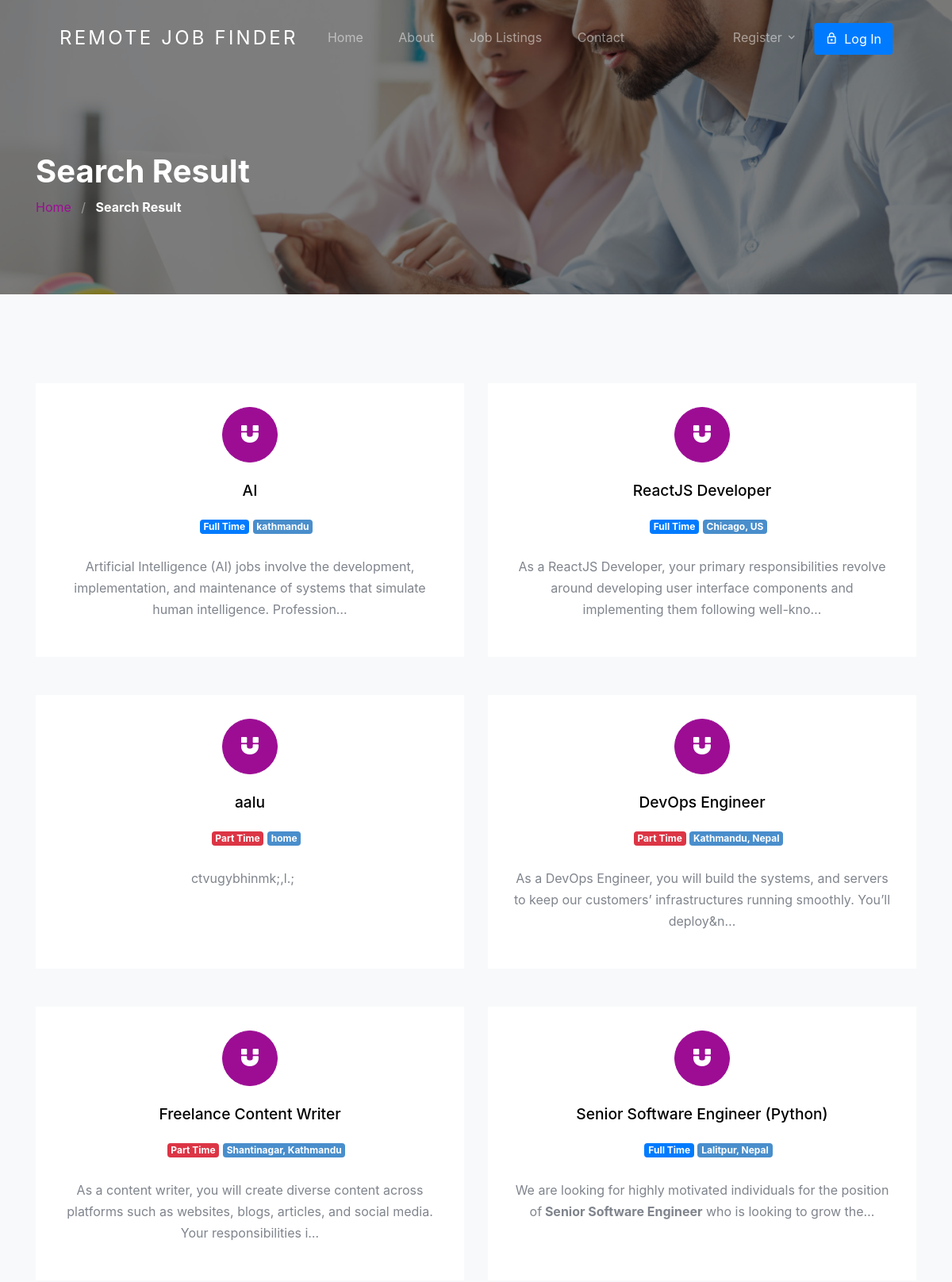
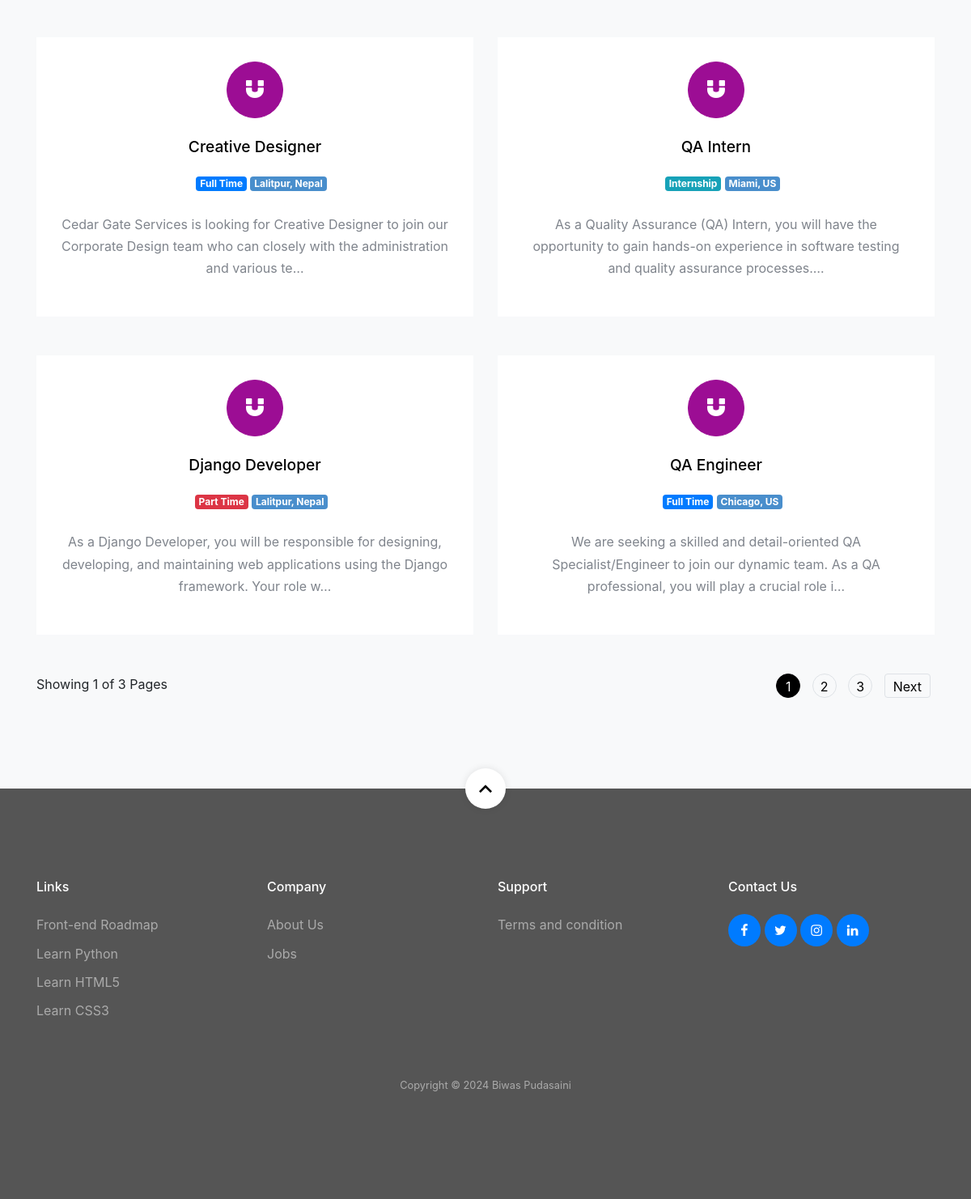
Page /result/ on the committed database (2 pictures, top to bottom).
### jobapp/models.py (models this page shows, shortened)
class Job(models.Model):
    user = models.ForeignKey(User, related_name='User', on_delete=models.CASCADE)
    title = models.CharField(max_length=300)
    description = RichTextField()
    tags = TaggableManager()
    location = models.CharField(max_length=300)
    job_type = models.CharField(choices=JOB_TYPE, max_length=1)
    category = models.ForeignKey(Category,related_name='Category', on_delete=models.CASCADE)
    salary = models.CharField(max_length=30, blank=True)
    company_name = models.CharField(max_length=300)
    company_description = RichTextField(blank=True, null=True)
    url = models.URLField(max_length=200)
    last_date = models.DateField()
    is_published = models.BooleanField(default=False)
    is_closed = models.BooleanField(default=False)
    timestamp = models.DateTimeField(auto_now=True)

### jobapp/views.py (the view)
# urls.py: path('result/', views.search_result_view, name='search_result'),
def search_result_view(request):
    job_list = Job.objects.order_by('-timestamp')
    if 'job_title_or_company_name' in request.GET:
        job_title_or_company_name = request.GET['job_title_or_company_name']
        if job_title_or_company_name:
            job_list = job_list.filter(title__icontains=job_title_or_company_name) | job_list.filter(
                company_name__icontains=job_title_or_company_name)
    if 'location' in request.GET:
        location = request.GET['location']
        if location:
            job_list = job_list.filter(location__icontains=location)
    if 'job_type' in request.GET:
        job_type = request.GET['job_type']
        if job_type:
            job_list = job_list.filter(job_type__iexact=job_type)
    paginator = Paginator(job_list, 10)
    page_number = request.GET.get('page')
    page_obj = paginator.get_page(page_number)
    no_results = not page_obj.object_list.exists()
    context = {
        'page_obj': page_obj,
        'no_results': no_results,  # Update the flag to check page_obj instead of job_list
    }
    return render(request, 'jobapp/result.html', context)

### template/jobapp/result.html (shortened to what this page needs)
{% extends 'base.html' %}
{% load static %}
{% block content %}
<section class="section-hero overlay inner-page bg-image" style="background-image: url('{% static 'images/bgrr.jpg' %}');" id="home-section">
  <div class="container">
    <div class="row">
      <div class="col-md-7">
        <h1 class="text-white font-weight-bold">Search Result</h1>
        <div class="custom-breadcrumbs">
          <a href="{% url 'jobapp:home' %}">Home</a> <span class="mx-2 slash">/</span>
          <span class="text-white"><strong>Search Result</strong></span>
        </div>
      </div>
    </div>
  </div>
</section>
<section id="ajax_listing_paginattion" class="site-section services-section bg-light block__62849" id="next-section">
  <div class="container">
    <div class="row">
      {% for job in page_obj %}
        <div class="col-6 col-md-6 col-lg-6 mb-4 mb-lg-5">
          <a href="{% url 'jobapp:single-job' job.id %}" class="block__16443 min-h text-center d-block">
            <span class="custom-icon mx-auto"><span class="icon-magnet d-block"></span></span>
            <h3>{{ job.title }}</h3>
            <ul class="job-listing-meta list-unstyled pl-3 mb-0">
              <li class="menu-fix mb-2">
                {% if job.job_type == '1' %}
                  <span class="badge badge-primary">Full Time</span>
                {% elif job.job_type == '2' %}
                  <span class="badge badge-danger">Part Time</span>
                {% else %}
                  <span class="badge badge-info">Internship</span>
                {% endif %}
              </li>
              <li class="badge badge-secondary menu-fix mb-2"> {{ job.location }}</li>
            </ul>
            <p>{{ job.description | safe | truncatechars:150}}</p>
          </a>
        </div>
      {% endfor %}
    </div>
    {% include 'jobapp/paginator.html' %}
  </div>
</section>
{% endblock content %}

### static/css/style.css (style rules this page uses)
body { font-weight: 400; font-size: 1rem; line-height: 1.7; position: relative; }
body:after { content: ""; position: absolute; top: 0; left: 0; right: 0; bottom: 0; background: rgba(0, 0, 0, 0.7); z-index: 100; opacity: 0; visibility: hidden; -webkit-transition: .3s all ease; -o-transition: .3s all ease; transition: .3s all ease; }
h1, h2, h3, h4 { color: #000; }
.site-section { padding-top: 7rem; padding-bottom: 7rem; position: relative; z-index: 2; }
.bg-image { background-size: cover; background-position: center center; background-repeat: no-repeat; }
.custom-breadcrumbs a { color: #9c0d94; }
.custom-breadcrumbs .slash { color: rgba(255, 255, 255, 0.4); }
.section-hero, .section-hero > .container > .row { height: 100vh; min-height: 900px; }
.section-hero.inner-page, .section-hero.inner-page > .container > .row { height: auto; min-height: auto; padding-top: 6em; padding-bottom: 3em; }
.section-hero.overlay, .section-hero.overlay-2 { position: relative; }
.section-hero.overlay:before, .section-hero.overlay-2:before { z-index: 1; position: absolute; content: ""; top: 0; left: 0; right: 0; bottom: 0; background: rgba(0, 0, 0, 0.5); }
.section-hero > .container { z-index: 2; position: relative; }
.block__62849 .block__16443 { background: #fff; padding: 30px; -webkit-transition: .3s all ease; -o-transition: .3s all ease; transition: .3s all ease; top: 0; position: relative; text-decoration: none; }
.block__62849 .block__16443 .custom-icon { display: block; position: relative; width: 70px; height: 70px; border-radius: 50%; border: 1px solid #9c0d94; background: #9c0d94; margin-bottom: 1.5rem; -webkit-transition: .3s all ease; -o-transition: .3s all ease; transition: .3s all ease; }
.block__62849 .block__16443 .custom-icon:before { display: none; border-radius: 50%; position: absolute; left: 50%; top: 50%; -webkit-transform: translate(-50%, -50%); -ms-transform: translate(-50%, -50%); transform: translate(-50%, -50%); content: ""; width: 90px; height: 90px; border: 1px solid rgba(137, 186, 22, 0.2); }
.block__62849 .block__16443 [class^="icon-"], .block__62849 .block__16443 [class^="flaticon-"] { font-size: 1.6rem; color: #fff; position: absolute; top: 50%; left: 50%; -webkit-transform: translate(-50%, -50%); -ms-transform: translate(-50%, -50%); transform: translate(-50%, -50%); -webkit-transition: 0.3s all cubic-bezier(0.66, 0.2, 0.48, 0.9); -o-transition: 0.3s all cubic-bezier(0.66, 0.2, 0.48, 0.9); transition: 0.3s all cubic-bezier(0.66, 0.2, 0.48, 0.9); }
.block__62849 .block__16443 h3 { font-size: 1.2rem; margin-bottom: 1.2rem; }
.block__62849 .block__16443 p { color: #7f848c; }
.min-h { min-height: 100%; }
.menu-fix { display: inline-block }
.badge-primary { color: #fff; }
.badge-secondary { color: #fff; background-color: #498ecc; }

### rows in the picture
Job: title "AI", job_type "Full Time", location "kathmandu", description "Artificial Intelligence (AI) jobs involve the development, implementation, and maintenance of systems that simulate human intelligence. Profession…"
Job: title "ReactJS Developer", job_type "Full Time", location "Chicago, US", description "As a ReactJS Developer, your primary responsibilities revolve around developing user interface components and implementing them following well-kno…"
Job: title "aalu", job_type "Part Time", location "home", description "ctvugybhinmk;,l.;"
Job: title "DevOps Engineer", job_type "Part Time", location "Kathmandu, Nepal", description "As a DevOps Engineer, you will build the systems, and servers to keep our customers’ infrastructures running smoothly. You’ll deploy&n…"
Job: title "Freelance Content Writer", job_type "Part Time", location "Shantinagar, Kathmandu", description "As a content writer, you will create diverse content across platforms such as websites, blogs, articles, and social media. Your responsibilities i…"
Job: title "Senior Software Engineer (Python)", job_type "Full Time", location "Lalitpur, Nepal", description "We are looking for highly motivated individuals for the position of Senior Software Engineer who is looking to grow the…"
Job: title "Creative Designer", job_type "Full Time", location "Lalitpur, Nepal", description "Cedar Gate Services is looking for Creative Designer to join our Corporate Design team who can closely with the administration and various te…"
Job: title "QA Intern", job_type "Internship", location "Miami, US", description "As a Quality Assurance (QA) Intern, you will have the opportunity to gain hands-on experience in software testing and quality assurance processes.…"
Job: title "Django Developer", job_type "Part Time", location "Lalitpur, Nepal", description "As a Django Developer, you will be responsible for designing, developing, and maintaining web applications using the Django framework. Your role w…"
Job: title "QA Engineer", job_type "Full Time", location "Chicago, US", description "We are seeking a skilled and detail-oriented QA Specialist/Engineer to join our dynamic team. As a QA professional, you will play a crucial role i…"

### other values in the picture
{{ page_obj.number }} "1"
{{ page_obj.paginator.num_pages }} "3"
{{ i }} "1"
{{ i }} "2" "3"
